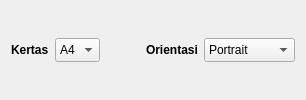
       <widget class="QWidget" name="widget_4" native="true">
        <layout class="QGridLayout" name="gridLayout_2">
         <property name="topMargin">
          <number>0</number>
         </property>
         <property name="bottomMargin">
          <number>0</number>
         </property>
         <item row="0" column="0">
          <widget class="QLabel" name="label_2">
           <property name="font">
            <font>
             <weight>75</weight>
             <bold>true</bold>
            </font>
           </property>
           <property name="text">
            <string>Kertas</string>
           </property>
          </widget>
         </item>
         <item row="0" column="1">
          <widget class="QComboBox" name="cbo_kertas">
           <property name="minimumSize">
            <size>
             <width>0</width>
             <height>24</height>
            </size>
           </property>
           <property name="editable">
            <bool>false</bool>
           </property>
           <item>
            <property name="text">
             <string>A4</string>
            </property>
           </item>
           <item>
            <property name="text">
             <string>F4</string>
            </property>
           </item>
          </widget>
         </item>
         <item row="0" column="4">
          <widget class="QComboBox" name="cbo_orientasi">
           <property name="minimumSize">
            <size>
             <width>0</width>
             <height>24</height>
            </size>
           </property>
           <property name="editable">
            <bool>false</bool>
           </property>
           <item>
            <property name="text">
             <string>Portrait</string>
            </property>
           </item>
           <item>
            <property name="text">
             <string>Landscape</string>
            </property>
           </item>
          </widget>
         </item>
         <item row="0" column="2">
          <spacer name="horizontalSpacer_3">
           <property name="orientation">
            <enum>Qt::Horizontal</enum>
           </property>
           <property name="sizeType">
            <enum>QSizePolicy::Fixed</enum>
           </property>
           <property name="sizeHint" stdset="0">
            <size>
             <width>40</width>
             <height>20</height>
            </size>
           </property>
          </spacer>
         </item>
         <item row="0" column="3">
          <widget class="QLabel" name="label_3">
           <property name="font">
            <font>
             <weight>75</weight>
             <bold>true</bold>
            </font>
           </property>
           <property name="text">
            <string>Orientasi</string>
           </property>
          </widget>
         </item>
        </layout>
       </widget>
